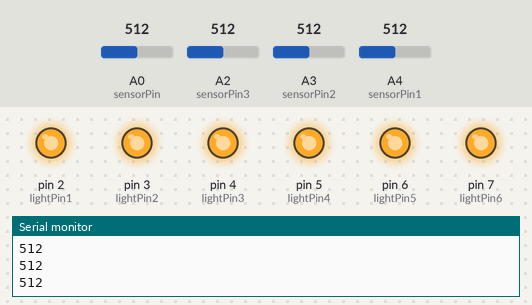
Simulated run of this sketch. Board: Arduino Uno, built with avr-gcc and run on an emulated ATmega328P. Parts: output pins drawn as LEDs (lit = HIGH), the last lines printed to the serial monitor. The inputs (shaded band) are chosen by the test bench; at power-on: A0 (sensorPin) = 512, A2 (sensorPin3) = 512, A3 (sensorPin2) = 512, A4 (sensorPin1) = 512.

Above: at 1.2 s.
1.3 s: A0 (sensorPin) set to 485
At 1.7 s:
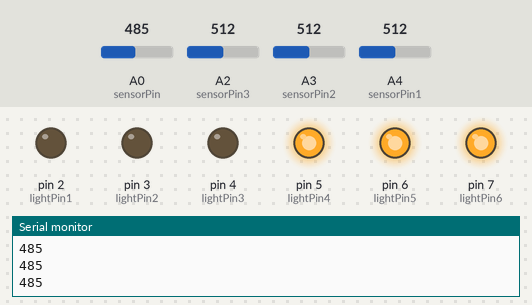
2.8 s: A2 (sensorPin3) set to 482
At 3.2 s:
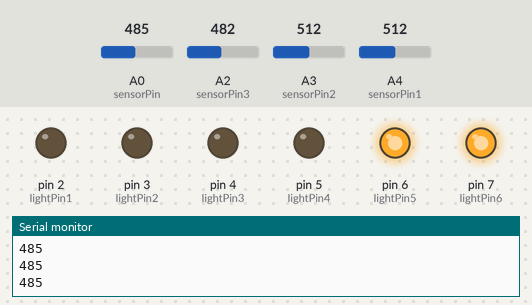
4.3 s: A3 (sensorPin2) set to 491
At 4.7 s:
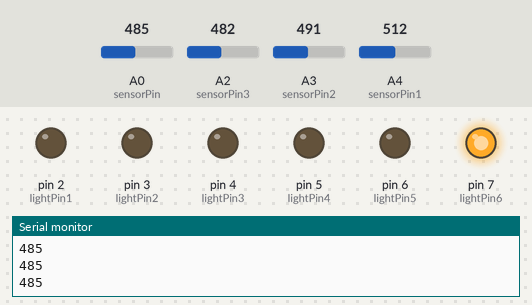
5.8 s: A4 (sensorPin1) set to 490
At 6.2 s:
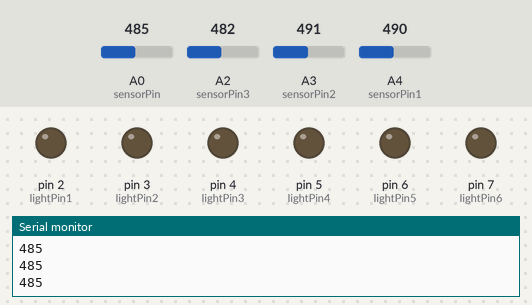
7.3 s: A0 (sensorPin) set to 510
At 7.6 s:
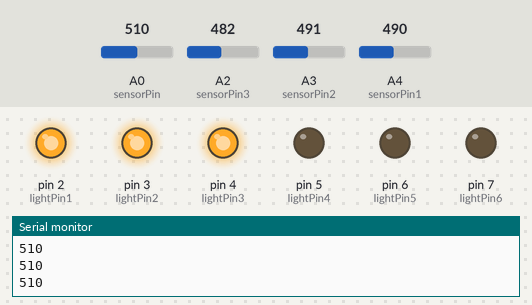
8.8 s: A3 (sensorPin2) set to 510
At 9.1 s:
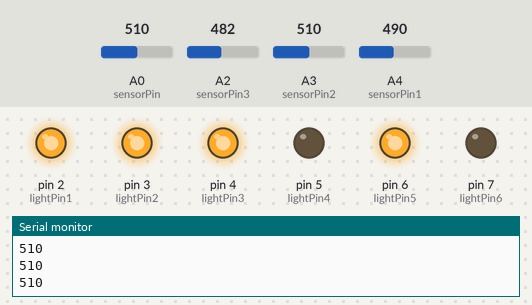
Timing chart, 0 to 11.3 s (numbered marks = the images above; inputs shaded):
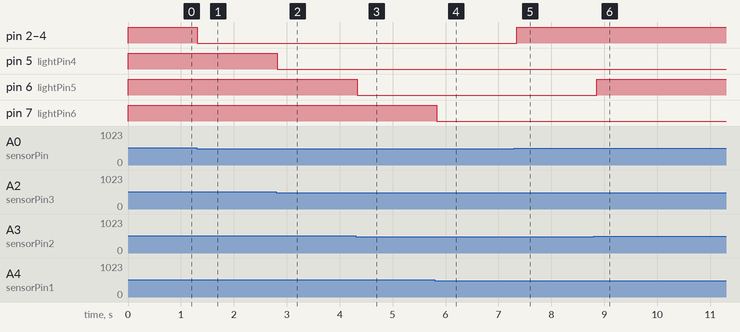

The sketch:

ssfdf.ino
```cpp
const int sensorPin = A0; // Analog pin connected to the LDR
const int sensorPin1 = A4;
const int sensorPin2 = A3;
const int sensorPin3 = A2;
const int threshold = 500; // Adjust this threshold value according to your needs
const int lightPin1 = 2; // Pin connected to the first light
const int lightPin2 = 3; // Pin connected to the second light
const int lightPin3 = 4; // Pin connected to the third light
const int lightPin4 = 5;
const int lightPin5 = 6;
const int lightPin6 = 7;

void setup() {
  Serial.begin(9600); // Initialize serial communication for debugging
  pinMode(lightPin1, OUTPUT); // Set lightPin1 as an output
  pinMode(lightPin2, OUTPUT); // Set lightPin2 as an output
  pinMode(lightPin3, OUTPUT); // Set lightPin3 as an output
  pinMode(lightPin4, OUTPUT); // Set lightPin1 as an output
  pinMode(lightPin5, OUTPUT); // Set lightPin2 as an output
  pinMode(lightPin6, OUTPUT); // Set lightPin3 as an output
}

void loop() {
  int sensorValue = analogRead(sensorPin); // Read the sensor value
  int sensorValue1 = analogRead(sensorPin1);
  int sensorValue2 = analogRead(sensorPin2);
  int sensorValue3 = analogRead(sensorPin3);
  Serial.println(sensorValue); // Output the sensor value for debugging

  if (sensorValue > threshold) {
    // If the sensor value is above the threshold, turn on all lights
    digitalWrite(lightPin1, HIGH);

    digitalWrite(lightPin2, HIGH);
    digitalWrite(lightPin3, HIGH);
  } else {
    // If the sensor value is below the threshold, turn off all lights
    digitalWrite(lightPin1, LOW);
    digitalWrite(lightPin2, LOW);
    digitalWrite(lightPin3, LOW);
  }
  if (sensorValue1 <threshold) {

    digitalWrite(lightPin6, LOW);
  }
  else {
    // If the sensor value is below the threshold, turn off all lights
    digitalWrite(lightPin6, HIGH);
  }
   if (sensorValue2 <threshold) {

    digitalWrite(lightPin5, LOW);
  }
  else {
    // If the sensor value is below the threshold, turn off all lights
    digitalWrite(lightPin5, HIGH);
  }
   if (sensorValue3 <threshold) {

    digitalWrite(lightPin4, LOW);
  }
  else {
    // If the sensor value is below the threshold, turn off all lights
    digitalWrite(lightPin4, HIGH);
  }


  delay(100); // Delay to make readings more manageable
}
```

Measured:
- the behaviour switches between 501 and 500 on A0 (sensorPin) (found by bisection; images 0 and 1)
- the behaviour switches between 500 and 499 on A2 (sensorPin3) (found by bisection; images 1 and 2)
- the behaviour switches between 500 and 499 on A3 (sensorPin2) (found by bisection; images 2 and 3)
- after the input at 1.3 s, pin 2 (lightPin1), pin 3 (lightPin2), pin 4 (lightPin3): HIGH → LOW at once
- after the input at 2.8 s, pin 5 (lightPin4): HIGH → LOW at once
- after the input at 4.3 s, pin 6 (lightPin5): HIGH → LOW at once
- after the input at 5.8 s, pin 7 (lightPin6): HIGH → LOW at once
- after the input at 7.3 s, pin 2 (lightPin1), pin 3 (lightPin2), pin 4 (lightPin3): LOW → HIGH after 0.05 s
- after the input at 8.8 s, pin 6 (lightPin5): LOW → HIGH after 0.06 s
